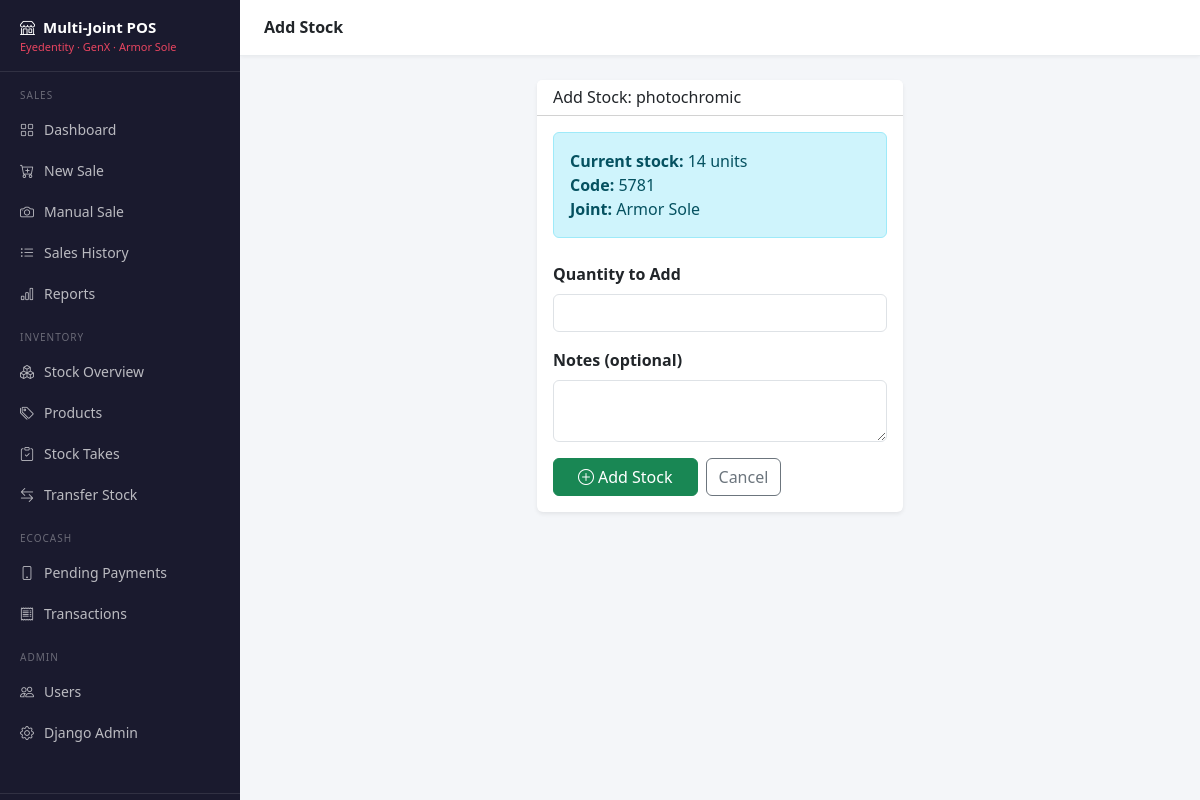
The page /inventory/products/1/stock-adjust/ (signed in) on the database its author committed.
### inventory/models.py (models this page shows, shortened)
class Product(models.Model):
    joint = models.ForeignKey(Joint, on_delete=models.CASCADE, related_name='products')
    code = models.CharField(
        max_length=50,
        blank=True,
        null=True,
        help_text="Product code (required for Eyedentity and Armor Sole)."
    )
    name = models.CharField(max_length=200, help_text="Product name or description.")
    price = models.DecimalField(
        max_digits=10,
        decimal_places=2,
        help_text="Selling price in USD."
    )
    is_active = models.BooleanField(default=True, help_text="Uncheck to hide from sales without deleting.")
    created_at = models.DateTimeField(auto_now_add=True)
    updated_at = models.DateTimeField(auto_now=True)
    @property
    def current_stock(self):
        try:
            return self.stock.quantity
        except Stock.DoesNotExist:
            return 0
    class Meta:
        ordering = ['joint', 'name']
        unique_together = [['joint', 'code']]  # Codes must be unique per joint

class Stock(models.Model):
    product = models.OneToOneField(Product, on_delete=models.CASCADE, related_name='stock')
    quantity = models.IntegerField(default=0, help_text="Current quantity in stock.")
    last_stock_take = models.DateTimeField(
        null=True,
        blank=True,
        help_text="Date and time of the last monthly stock take."
    )
    last_updated = models.DateTimeField(auto_now=True)
    class Meta:
        verbose_name = 'Stock Level'

class Joint(models.Model):
    JOINT_CHOICES = [
        ('eyedentity', 'Eyedentity'),
        ('genx', 'GenX'),
        ('armor_sole', 'Armor Sole'),
    ]
    name = models.CharField(
        max_length=50,
        choices=JOINT_CHOICES,
        unique=True,
        help_text="The name/identifier of this shop."
    )
    display_name = models.CharField(max_length=100, help_text="Full display name, e.g. 'Eyedentity - Zee Eyewear'")
    phone = models.CharField(max_length=20, blank=True)
    address = models.TextField(blank=True)
    uses_product_codes = models.BooleanField(
        default=False,
        help_text="Eyedentity and Armor Sole use product codes; GenX does not."
    )
    class Meta:
        ordering = ['name']

### inventory/views.py (the view)
# urls.py: path('products/<int:pk>/stock-adjust/', views.stock_adjust, name='stock_adjust'),
@login_required
def stock_adjust(request, pk):
    if not request.user.is_manager_role:
        messages.error(request, "Only managers and admins can adjust stock.")
        return redirect('inventory:product_list')
    product = get_object_or_404(Product, pk=pk)
    form = StockAdjustForm(request.POST or None)
    if request.method == 'POST' and form.is_valid():
        qty = form.cleaned_data['quantity']
        product.stock.add(qty)
        messages.success(request, f"Added {qty} units to '{product.name}'. New total: {product.stock.quantity}")
        return redirect('inventory:product_list')
    return render(request, 'stock_adjust.html', {'form': form, 'product': product})

### inventory/forms.py
class StockAdjustForm(forms.Form):
    quantity = forms.IntegerField(
        min_value=1,
        widget=forms.NumberInput(attrs={'class': 'form-control', 'min': '1'}),
        label='Quantity to Add'
    )
    notes = forms.CharField(
        required=False,
        widget=forms.Textarea(attrs={'class': 'form-control', 'rows': 2}),
        label='Notes (optional)'
    )

### users/models.py (called while the page is built)
    @property
    def is_admin_role(self):
        return self.role == 'admin'

    @property
    def is_manager_role(self):
        return self.role in ['admin', 'manager']

### templates/stock_adjust.html (shortened to what this page needs)
{% extends "base.html" %}
{% block page_title %}Add Stock{% endblock %}
{% block content %}
<div class="row justify-content-center">
    <div class="col-md-5">
        <div class="card border-0 shadow-sm">
            <div class="card-header bg-white">
                <h6 class="mb-0">Add Stock: {{ product.name }}</h6>
            </div>
            <div class="card-body">
                <div class="alert alert-info mb-4">
                    <strong>Current stock:</strong> {{ product.current_stock }} units
                    {% if product.code %}<br><strong>Code:</strong> {{ product.code }}{% endif %}
                    <br><strong>Joint:</strong> {{ product.joint.display_name }}
                </div>
                <form method="post">
                    {% for field in form %}
                    <div class="mb-3">
                        <label class="form-label fw-semibold">{{ field.label }}</label>
                        {{ field }}
                    </div>
                    {% endfor %}
                    <div class="d-flex gap-2">
                        <button type="submit" class="btn btn-success px-4">
                            <i class="bi bi-plus-circle me-1"></i>Add Stock
                        </button>
                        <a href="{% url 'inventory:product_list' %}" class="btn btn-outline-secondary">Cancel</a>
                    </div>
                </form>
            </div>
        </div>
    </div>
</div>
{% endblock %}

### templates/base.html (style rules this page uses)
:root { --sidebar-width: 240px; --topbar-height: 56px; }
body { background: #f4f6f9; font-family: 'Segoe UI', sans-serif; }

### rows shown on the page
Product: name "photochromic", current_stock "14", code "5781", joint.display_name "Armor Sole"

### other values the page prints
{{ field.label }} "Quantity to Add" "Notes (optional)"
